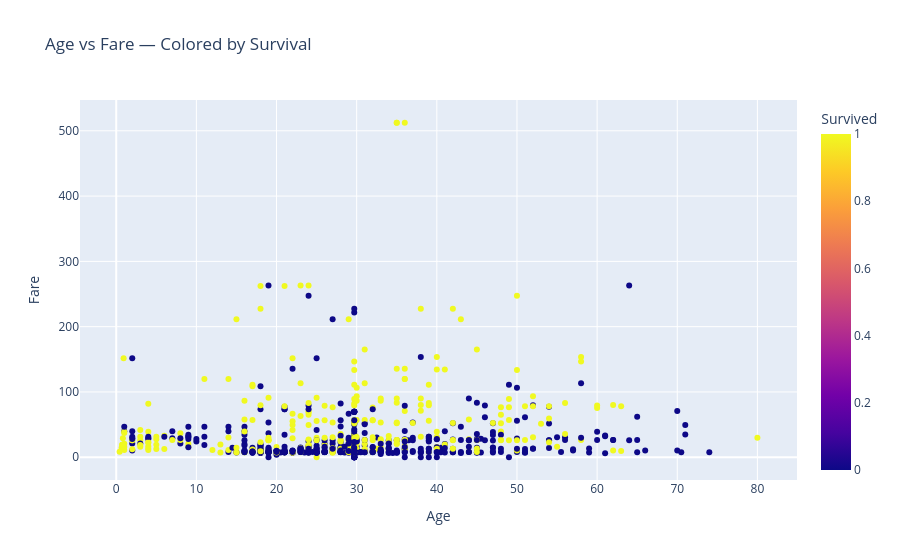

The code cell stored with this chart in its notebook:
### Code cell
# Create an interactive scatter plot of Age vs Fare
# Color the dots by the Survived column so we can visually spot survival patterns
# Add hover_data so hovering over a dot shows the passenger Name and Sex

fig = px.scatter(df, x='Age', y='Fare',
                 color='Survived',
                 hover_data=['Name', 'Sex'],
                 title='Age vs Fare — Colored by Survival')
fig.show()

### Figure 1 — Plotly figure (JSON) as saved in the notebook; plotly's stock layout.template omitted (floating-point values rounded to 4 significant figures; data arrays with more than 128 entries replaced by an {"elided": "..."} marker saying what was removed)
{"data": [{"customdata": {"elided": "891x2 str values"}, "hovertemplate": "Age=%{x}<br>Fare=%{y}<br>Name=%{customdata[0]}<br>Sex=%{customdata[1]}<br>Survived=%{marker.color}<extra></extra>", "legendgroup": "", "marker": {"color": {"elided": "891 int values"}, "coloraxis": "coloraxis", "symbol": "circle"}, "mode": "markers", "name": "", "orientation": "v", "showlegend": false, "type": "scatter", "x": {"elided": "891 float values"}, "xaxis": "x", "y": {"elided": "891 float values"}, "yaxis": "y"}], "layout": {"coloraxis": {"colorbar": {"title": {"text": "Survived"}}, "colorscale": [[0, "#0d0887"], [0.1111, "#46039f"], [0.2222, "#7201a8"], [0.3333, "#9c179e"], [0.4444, "#bd3786"], [0.5556, "#d8576b"], [0.6667, "#ed7953"], [0.7778, "#fb9f3a"], [0.8889, "#fdca26"], [1, "#f0f921"]]}, "legend": {"tracegroupgap": 0}, "title": {"text": "Age vs Fare — Colored by Survival"}, "xaxis": {"anchor": "y", "domain": [0, 1], "title": {"text": "Age"}}, "yaxis": {"anchor": "x", "domain": [0, 1], "title": {"text": "Fare"}}}}
